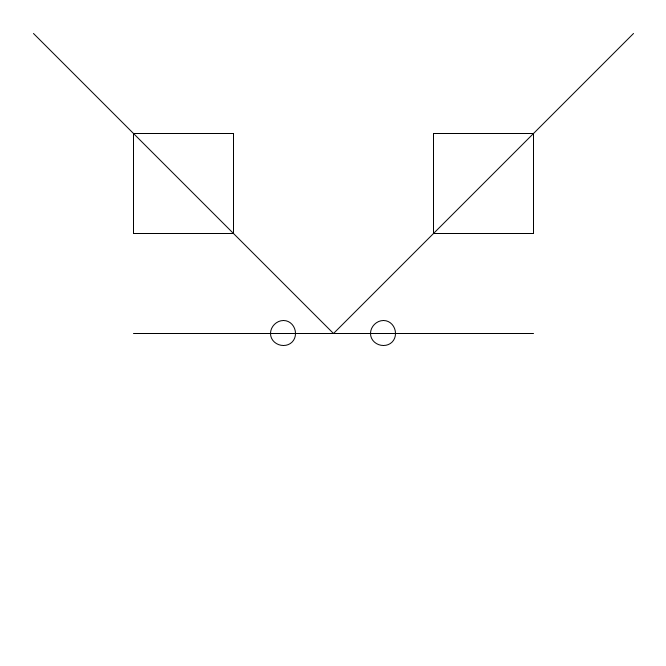
Frame 1 (no input)
Frame 60 (the mouse pressed at the canvas centre just before this capture): identical to frame 1, image omitted
Frame 120 (the mouse held since frame 60 and released just before this capture): identical to frame 1, image omitted

The Processing sketch that drew this single still picture (run headless with seeded random() and noise(); from frame 60 on, the mouse is pressed at the canvas centre):

// Processing sketch: demo_240912b_mirror
// ── demo_240912b_mirror.pde
// In-class demonstration, re: using transforms to mirror what we draw

void setup(){
  size(666, 666);
}

void draw(){
  background(#ffffff);
  
  //circle(0, 0, 200);
  int x = 50;
  int y = 0;
  int size = 25;
  
  translate(width/2, height/2); // move (0, 0) to the center of canvas
  
  circle(-50, 0, size);
  square(-200, -200, 100);
  line(-300, -300, 000, 000);
  line(-200, 0, 0, 0);
  
  scale(-1, 1); // enter the mirrorverse -- flips the axis horizontally across the origin
  
  // repeat the previous commands
  circle(-50, 0, size);
  square(-200, -200, 100);
  line(-300, -300, 000, 000);
  line(-200, 0, 0, 0);
}
